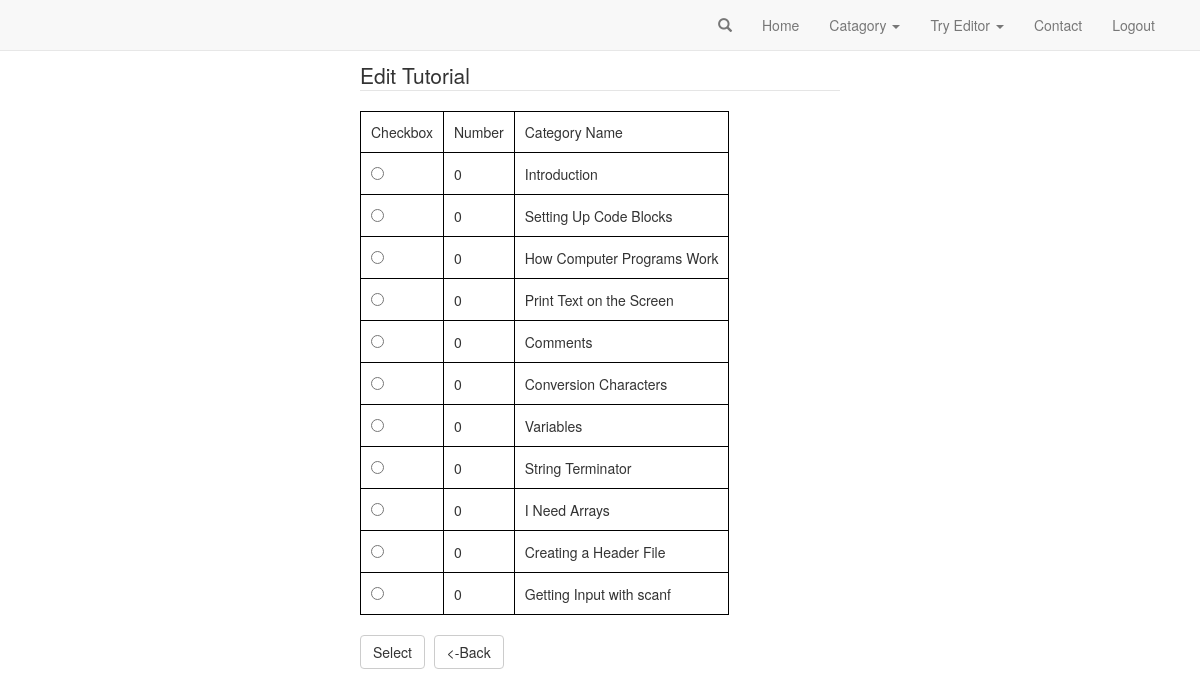
Page /selecttutorial.php?id=7 (signed in) on the committed database.
### tables this page shows
CREATE TABLE IF NOT EXISTS `tutorial_table` (
`tutorial_id` int(255) NOT NULL,
  `category_id` int(200) NOT NULL,
  `tutorial_name` varchar(200) NOT NULL,
  `video_link` varchar(1000) DEFAULT NULL,
  `description` text
);

### class/database.php (called while the page is built, shortened)
<?php
class Database {
	 function __construct() {
		$this->conn = new mysqli(DB_HOST, DB_USER, DB_PASS, DB_NAME);
   }
   function select($sql)
   {
   		$result = $this->conn->query($sql);
		$data=array();
		if($result)
		{
			if ($result->num_rows > 0) {
				while($row = $result->fetch_assoc()) {
					$data[]=$row;
				}
			}
		}
		return $data;
   }
}
?>

### class/category.php (called while the page is built, shortened)
<?php
require_once("DbClass.php");
class Category extends DbClass
{
	function getAllCategory()
	{
		return $this->db->select("SELECT * FROM category_table");
	}
}
?>

### class/DbClass.php (called while the page is built)
<?php
require_once("database.php");
class DbClass
{
	function __construct()
	{
		$this->db=new Database();
	}
}
?>

### class/Tutorial.php (called while the page is built, shortened)
<?php
require_once("DbClass.php");
class Tutorial extends DbClass
{
	function getTutorialByCategoryId($id)
	{
		return $this->db->select("SELECT * FROM tutorial_table WHERE category_id=$id");
	}
}
?>

### selecttutorial.php (the view, shortened to what this page needs)
<?php
  require_once('class/Tutorial.php');
  $cat= new Tutorial();
  $data['alltuts'] = $cat->getTutorialByCategoryId( $_GET['id']);
?>
<!DOCTYPE html>
<html>
<head>
  <link rel="stylesheet" href="css/bootstrap.css">
  <link rel="stylesheet" type="text/css" href="css/adminstyle.css">
</head>
<body>
  <nav class="navbar navbar-default navbar-fixed-top">
    <?php include('include/nav2.php'); ?>
  </nav>
  <form class="all add-cat" action="edittutorial.php" method="post">
   	<fieldset>
    	<legend>Edit Tutorial</legend>
      <table>
    		<tr>
        	<td>Checkbox</td>
        	<td>Number</td>
        	<td>Category Name</td>
        </tr>
      	<?php
          foreach ($data['alltuts'] as $value) {
            $i=0;
        ?>
        <tr>
          <td>
            <input type="radio" name="tutid" value="<?php  echo $value['tutorial_id']; ?>"><br>
          </td>
          <td>
             <?php echo $i; ?>
          </td>
          <td>
            <?php echo $value['tutorial_name']; ?>
          </td>
        </tr>
        <?php $i++; }?>
      </table>
    		<br>
    		<input class="btn btn-default" type="submit" name="submit" value="Select"/>
        <a class="btn btn-default back-btn" href="editcat.php" role="button"><-Back</a>
    </fieldset>
  </form>
</body>
</html>

### include/nav2.php (shortened to what this page needs)
<div class="container">
        <div class="navbar-header">
          <a class="navbar-brand" href="#"></a>
        </div>
        <div id="navbar" class="navbar-collapse collapse">
          <ul class="nav navbar-nav pull-right">
            <li><a href="search.php"><span class="glyphicon glyphicon-search" aria-hidden="search"></span></a></li>
            <li><a href="index.php">Home</a></li>
            <li class="dropdown">
              <a href="#" class="dropdown-toggle" data-toggle="dropdown" role="button" aria-haspopup="true" aria-expanded="false">Catagory <span class="caret"></span></a>
              	<?php
        					require_once("class/category.php");
        					$allCategory= new Category();
        					$data["allCat"]= $allCategory->getAllCategory();
        				?>
            </li>
            <li class="dropdown">
              <a href="#" class="dropdown-toggle" data-toggle="dropdown" role="button" aria-haspopup="true" aria-expanded="false">Try Editor <span class="caret"></span></a>
            </li>
            <li><a href="contact.php">Contact</a></li>
            <li><a href="logout.php">Logout</a></li>
          </ul>
        </div>
</div>

### css/adminstyle.css (style rules this page uses)
.back-btn { margin-left: 1%; }
.all { display: table; margin: auto; }
.add-cat { margin-top: 60px; width: 40%; }

### selecttutorial.php (style rules this page uses)
table, th, td { border: 1px solid black; border-collapse: collapse; }
th, td { padding: 10px; }

### rows in the picture
tutorial_table: i "0", tutorial_name "Introduction"
tutorial_table: i "0", tutorial_name "Setting Up Code Blocks"
tutorial_table: i "0", tutorial_name "How Computer Programs Work"
tutorial_table: i "0", tutorial_name "Print Text on the Screen"
tutorial_table: i "0", tutorial_name "Comments"
tutorial_table: i "0", tutorial_name "Conversion Characters"
tutorial_table: i "0", tutorial_name "Variables"
tutorial_table: i "0", tutorial_name "String Terminator"
tutorial_table: i "0", tutorial_name "I Need Arrays"
tutorial_table: i "0", tutorial_name "Creating a Header File"
tutorial_table: i "0", tutorial_name "Getting Input with scanf"
